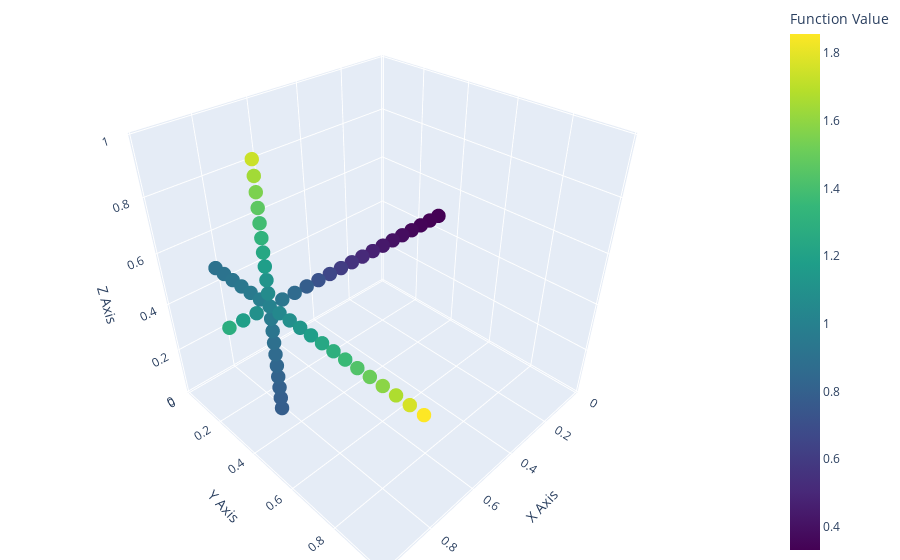

Notebook code cell kept with this figure:
### Code cell
from qutree import *

def parabula(x):
    return np.sum(x**2)

def Err_xyz(x):
    return parabula(x)

def Err_spherical(q):
    x = spherical_to_xyz(q)
    return parabula(x)

N = 20
r = 1
f = 3

class Objective:
    def __init__(self, Err, linspace, q_to_xyz = lambda x : x):
        self.Err = Err
        self.q_to_xyz = q_to_xyz
        self.linspace = linspace

    def __call__(self, x):
        q = self.xyz_to_q(x)
        return self.Err(q)
    
    def plot(self, G):
        plot_tn_xyz(G, self.Err, self.q_to_xyz)

#O = Objective(Err_spherical, spherical_linspace(N), spherical_to_xyz)
O = Objective(Err_xyz, [linspace(0., 1., N = N)] * f)
G = balanced_tree(f, r, N)
G = tn_grid(G, O.linspace)
O.plot(G)
